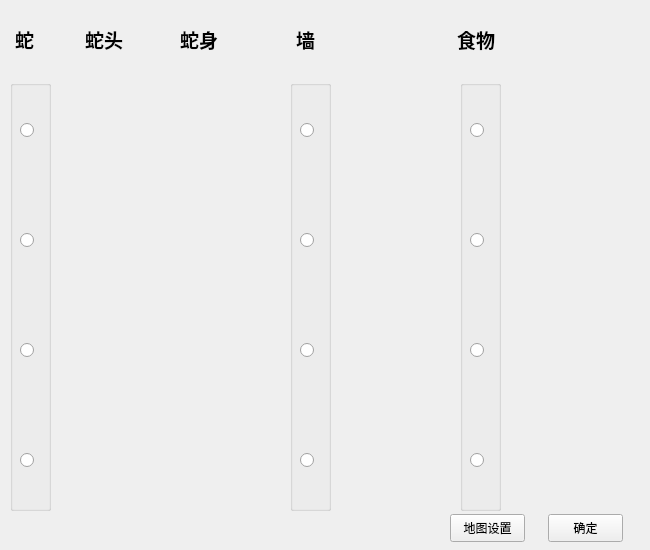
<?xml version="1.0" encoding="UTF-8"?>
<ui version="4.0">
 <class>menu</class>
 <widget class="QWidget" name="menu">
  <property name="geometry">
   <rect>
    <x>0</x>
    <y>0</y>
    <width>650</width>
    <height>550</height>
   </rect>
  </property>
  <property name="minimumSize">
   <size>
    <width>650</width>
    <height>550</height>
   </size>
  </property>
  <property name="maximumSize">
   <size>
    <width>650</width>
    <height>550</height>
   </size>
  </property>
  <property name="windowTitle">
   <string>欢迎游玩贪吃蛇</string>
  </property>
  <widget class="QStackedWidget" name="stackedWidget">
   <property name="geometry">
    <rect>
     <x>0</x>
     <y>0</y>
     <width>650</width>
     <height>550</height>
    </rect>
   </property>
   <property name="currentIndex">
    <number>3</number>
   </property>
   <widget class="QWidget" name="page">
    <widget class="QPushButton" name="pushButton">
     <property name="geometry">
      <rect>
       <x>360</x>
       <y>320</y>
       <width>100</width>
       <height>30</height>
      </rect>
     </property>
     <property name="text">
      <string>开始</string>
     </property>
    </widget>
    <widget class="QLabel" name="label">
     <property name="geometry">
      <rect>
       <x>0</x>
       <y>-90</y>
       <width>501</width>
       <height>461</height>
      </rect>
     </property>
     <property name="text">
      <string>&lt;html&gt;&lt;head/&gt;&lt;body&gt;&lt;p&gt;&lt;img src=&quot;:/gamepic/background.png&quot;/&gt;&lt;/p&gt;&lt;/body&gt;&lt;/html&gt;</string>
     </property>
    </widget>
    <widget class="QPushButton" name="pushButton_4">
     <property name="geometry">
      <rect>
       <x>540</x>
       <y>480</y>
       <width>100</width>
       <height>30</height>
      </rect>
     </property>
     <property name="text">
      <string>退出账号</string>
     </property>
    </widget>
    <widget class="QPushButton" name="pushButton_2">
     <property name="geometry">
      <rect>
       <x>360</x>
       <y>380</y>
       <width>100</width>
       <height>30</height>
      </rect>
     </property>
     <property name="text">
      <string>排行榜</string>
     </property>
    </widget>
    <widget class="QLabel" name="label_2">
     <property name="geometry">
      <rect>
       <x>320</x>
       <y>50</y>
       <width>311</width>
       <height>161</height>
      </rect>
     </property>
     <property name="text">
      <string>&lt;html&gt;&lt;head/&gt;&lt;body&gt;&lt;p&gt;&lt;img src=&quot;:/gamepic/snake_01.png&quot;/&gt;&lt;/p&gt;&lt;/body&gt;&lt;/html&gt;</string>
     </property>
    </widget>
    <widget class="QLabel" name="label_3">
     <property name="geometry">
      <rect>
       <x>10</x>
       <y>490</y>
       <width>51</width>
       <height>16</height>
      </rect>
     </property>
     <property name="text">
      <string/>
     </property>
    </widget>
    <widget class="QLabel" name="label_4">
     <property name="geometry">
      <rect>
       <x>70</x>
       <y>490</y>
       <width>321</width>
       <height>16</height>
      </rect>
     </property>
     <property name="text">
      <string/>
     </property>
    </widget>
    <widget class="QPushButton" name="pushButton_5">
     <property name="geometry">
      <rect>
       <x>360</x>
       <y>440</y>
       <width>100</width>
       <height>30</height>
      </rect>
     </property>
     <property name="text">
      <string>游戏说明</string>
     </property>
    </widget>
    <widget class="QLabel" name="label_5">
     <property name="geometry">
      <rect>
       <x>10</x>
       <y>460</y>
       <width>81</width>
       <height>16</height>
      </rect>
     </property>
     <property name="text">
      <string/>
     </property>
    </widget>
    <widget class="QPushButton" name="pushButton_3">
     <property name="geometry">
      <rect>
       <x>540</x>
       <y>430</y>
       <width>100</width>
       <height>30</height>
      </rect>
     </property>
     <property name="text">
      <string>登录账号</string>
     </property>
    </widget>
    <widget class="QPushButton" name="pushButton_8">
     <property name="geometry">
      <rect>
       <x>360</x>
       <y>500</y>
       <width>100</width>
       <height>30</height>
      </rect>
     </property>
     <property name="text">
      <string>自定义</string>
     </property>
    </widget>
    <zorder>label</zorder>
    <zorder>pushButton</zorder>
    <zorder>pushButton_4</zorder>
    <zorder>pushButton_2</zorder>
    <zorder>label_2</zorder>
    <zorder>label_3</zorder>
    <zorder>label_4</zorder>
    <zorder>pushButton_5</zorder>
    <zorder>label_5</zorder>
    <zorder>pushButton_3</zorder>
    <zorder>pushButton_8</zorder>
   </widget>
   <widget class="QWidget" name="page_2">
    <widget class="QLabel" name="label_6">
     <property name="geometry">
      <rect>
       <x>-11</x>
       <y>60</y>
       <width>651</width>
       <height>301</height>
      </rect>
     </property>
     <property name="text">
      <string>&lt;html&gt;&lt;head/&gt;&lt;body&gt;&lt;p&gt;&lt;br/&gt;&lt;/p&gt;&lt;/body&gt;&lt;/html&gt;</string>
     </property>
    </widget>
    <widget class="QPushButton" name="pushButton_6">
     <property name="geometry">
      <rect>
       <x>520</x>
       <y>480</y>
       <width>110</width>
       <height>40</height>
      </rect>
     </property>
     <property name="text">
      <string>返回</string>
     </property>
    </widget>
    <widget class="QLabel" name="label_8">
     <property name="geometry">
      <rect>
       <x>210</x>
       <y>350</y>
       <width>121</width>
       <height>101</height>
      </rect>
     </property>
     <property name="text">
      <string>TextLabel</string>
     </property>
    </widget>
   </widget>
   <widget class="QWidget" name="page_3">
    <widget class="QTableWidget" name="tableWidget">
     <property name="geometry">
      <rect>
       <x>0</x>
       <y>0</y>
       <width>390</width>
       <height>550</height>
      </rect>
     </property>
     <column>
      <property name="text">
       <string>用户名</string>
      </property>
      <property name="textAlignment">
       <set>AlignCenter</set>
      </property>
     </column>
     <column>
      <property name="text">
       <string>积分</string>
      </property>
      <property name="textAlignment">
       <set>AlignCenter</set>
      </property>
     </column>
     <column>
      <property name="text">
       <string>称号</string>
      </property>
      <property name="textAlignment">
       <set>AlignCenter</set>
      </property>
     </column>
    </widget>
    <widget class="QLabel" name="label_7">
     <property name="geometry">
      <rect>
       <x>395</x>
       <y>0</y>
       <width>251</width>
       <height>81</height>
      </rect>
     </property>
     <property name="text">
      <string/>
     </property>
    </widget>
    <widget class="QPushButton" name="pushButton_7">
     <property name="geometry">
      <rect>
       <x>520</x>
       <y>480</y>
       <width>110</width>
       <height>40</height>
      </rect>
     </property>
     <property name="text">
      <string>返回</string>
     </property>
    </widget>
    <widget class="QLabel" name="label_9">
     <property name="geometry">
      <rect>
       <x>450</x>
       <y>150</y>
       <width>141</width>
       <height>211</height>
      </rect>
     </property>
     <property name="text">
      <string>TextLabel</string>
     </property>
    </widget>
   </widget>
   <widget class="QWidget" name="page_4">
    <widget class="QLabel" name="label_10">
     <property name="geometry">
      <rect>
       <x>85</x>
       <y>20</y>
       <width>50</width>
       <height>40</height>
      </rect>
     </property>
     <property name="text">
      <string>&lt;html&gt;&lt;head/&gt;&lt;body&gt;&lt;p&gt;&lt;span style=&quot; font-size:14pt; font-weight:600;&quot;&gt;蛇头&lt;/span&gt;&lt;/p&gt;&lt;/body&gt;&lt;/html&gt;</string>
     </property>
    </widget>
    <widget class="QLabel" name="label_11">
     <property name="geometry">
      <rect>
       <x>50</x>
       <y>90</y>
       <width>100</width>
       <height>80</height>
      </rect>
     </property>
     <property name="text">
      <string/>
     </property>
    </widget>
    <widget class="QLabel" name="label_12">
     <property name="geometry">
      <rect>
       <x>50</x>
       <y>200</y>
       <width>100</width>
       <height>80</height>
      </rect>
     </property>
     <property name="text">
      <string/>
     </property>
    </widget>
    <widget class="QLabel" name="label_13">
     <property name="geometry">
      <rect>
       <x>50</x>
       <y>310</y>
       <width>100</width>
       <height>80</height>
      </rect>
     </property>
     <property name="text">
      <string/>
     </property>
    </widget>
    <widget class="QLabel" name="label_14">
     <property name="geometry">
      <rect>
       <x>50</x>
       <y>420</y>
       <width>100</width>
       <height>80</height>
      </rect>
     </property>
     <property name="text">
      <string/>
     </property>
    </widget>
    <widget class="QGroupBox" name="groupBox">
     <property name="geometry">
      <rect>
       <x>10</x>
       <y>80</y>
       <width>41</width>
       <height>431</height>
      </rect>
     </property>
     <property name="title">
      <string/>
     </property>
     <widget class="QRadioButton" name="radioButton">
      <property name="geometry">
       <rect>
        <x>10</x>
        <y>40</y>
        <width>31</width>
        <height>20</height>
       </rect>
      </property>
      <property name="text">
       <string/>
      </property>
     </widget>
     <widget class="QRadioButton" name="radioButton_2">
      <property name="geometry">
       <rect>
        <x>10</x>
        <y>150</y>
        <width>31</width>
        <height>20</height>
       </rect>
      </property>
      <property name="text">
       <string/>
      </property>
     </widget>
     <widget class="QRadioButton" name="radioButton_3">
      <property name="geometry">
       <rect>
        <x>10</x>
        <y>260</y>
        <width>31</width>
        <height>20</height>
       </rect>
      </property>
      <property name="text">
       <string/>
      </property>
     </widget>
     <widget class="QRadioButton" name="radioButton_4">
      <property name="geometry">
       <rect>
        <x>10</x>
        <y>370</y>
        <width>31</width>
        <height>20</height>
       </rect>
      </property>
      <property name="text">
       <string/>
      </property>
     </widget>
    </widget>
    <widget class="QLabel" name="label_15">
     <property name="geometry">
      <rect>
       <x>180</x>
       <y>20</y>
       <width>50</width>
       <height>40</height>
      </rect>
     </property>
     <property name="text">
      <string>&lt;html&gt;&lt;head/&gt;&lt;body&gt;&lt;p&gt;&lt;span style=&quot; font-size:14pt; font-weight:600;&quot;&gt;蛇身&lt;/span&gt;&lt;/p&gt;&lt;/body&gt;&lt;/html&gt;</string>
     </property>
    </widget>
    <widget class="QLabel" name="label_16">
     <property name="geometry">
      <rect>
       <x>296</x>
       <y>20</y>
       <width>31</width>
       <height>40</height>
      </rect>
     </property>
     <property name="text">
      <string>&lt;html&gt;&lt;head/&gt;&lt;body&gt;&lt;p&gt;&lt;span style=&quot; font-size:14pt; font-weight:600;&quot;&gt;墙&lt;/span&gt;&lt;/p&gt;&lt;/body&gt;&lt;/html&gt;</string>
     </property>
    </widget>
    <widget class="QLabel" name="label_18">
     <property name="geometry">
      <rect>
       <x>160</x>
       <y>90</y>
       <width>100</width>
       <height>80</height>
      </rect>
     </property>
     <property name="text">
      <string/>
     </property>
    </widget>
    <widget class="QGroupBox" name="groupBox_2">
     <property name="geometry">
      <rect>
       <x>290</x>
       <y>80</y>
       <width>41</width>
       <height>431</height>
      </rect>
     </property>
     <property name="title">
      <string/>
     </property>
     <widget class="QRadioButton" name="radioButton_5">
      <property name="geometry">
       <rect>
        <x>10</x>
        <y>40</y>
        <width>31</width>
        <height>20</height>
       </rect>
      </property>
      <property name="text">
       <string/>
      </property>
     </widget>
     <widget class="QRadioButton" name="radioButton_6">
      <property name="geometry">
       <rect>
        <x>10</x>
        <y>150</y>
        <width>31</width>
        <height>20</height>
       </rect>
      </property>
      <property name="text">
       <string/>
      </property>
     </widget>
     <widget class="QRadioButton" name="radioButton_7">
      <property name="geometry">
       <rect>
        <x>10</x>
        <y>260</y>
        <width>31</width>
        <height>20</height>
       </rect>
      </property>
      <property name="text">
       <string/>
      </property>
     </widget>
     <widget class="QRadioButton" name="radioButton_8">
      <property name="geometry">
       <rect>
        <x>10</x>
        <y>370</y>
        <width>31</width>
        <height>20</height>
       </rect>
      </property>
      <property name="text">
       <string/>
      </property>
     </widget>
    </widget>
    <widget class="QLabel" name="label_19">
     <property name="geometry">
      <rect>
       <x>160</x>
       <y>200</y>
       <width>100</width>
       <height>80</height>
      </rect>
     </property>
     <property name="text">
      <string/>
     </property>
    </widget>
    <widget class="QLabel" name="label_20">
     <property name="geometry">
      <rect>
       <x>160</x>
       <y>310</y>
       <width>100</width>
       <height>80</height>
      </rect>
     </property>
     <property name="text">
      <string/>
     </property>
    </widget>
    <widget class="QLabel" name="label_21">
     <property name="geometry">
      <rect>
       <x>160</x>
       <y>420</y>
       <width>100</width>
       <height>80</height>
      </rect>
     </property>
     <property name="text">
      <string/>
     </property>
    </widget>
    <widget class="QLabel" name="label_17">
     <property name="geometry">
      <rect>
       <x>15</x>
       <y>20</y>
       <width>31</width>
       <height>40</height>
      </rect>
     </property>
     <property name="text">
      <string>&lt;html&gt;&lt;head/&gt;&lt;body&gt;&lt;p&gt;&lt;span style=&quot; font-size:14pt; font-weight:600;&quot;&gt;蛇&lt;/span&gt;&lt;/p&gt;&lt;/body&gt;&lt;/html&gt;</string>
     </property>
    </widget>
    <widget class="QLabel" name="label_22">
     <property name="geometry">
      <rect>
       <x>330</x>
       <y>90</y>
       <width>100</width>
       <height>80</height>
      </rect>
     </property>
     <property name="text">
      <string/>
     </property>
    </widget>
    <widget class="QLabel" name="label_23">
     <property name="geometry">
      <rect>
       <x>330</x>
       <y>200</y>
       <width>100</width>
       <height>80</height>
      </rect>
     </property>
     <property name="text">
      <string/>
     </property>
    </widget>
    <widget class="QLabel" name="label_24">
     <property name="geometry">
      <rect>
       <x>330</x>
       <y>310</y>
       <width>100</width>
       <height>80</height>
      </rect>
     </property>
     <property name="text">
      <string/>
     </property>
    </widget>
    <widget class="QLabel" name="label_25">
     <property name="geometry">
      <rect>
       <x>330</x>
       <y>420</y>
       <width>100</width>
       <height>80</height>
      </rect>
     </property>
     <property name="text">
      <string/>
     </property>
    </widget>
    <widget class="QGroupBox" name="groupBox_3">
     <property name="geometry">
      <rect>
       <x>460</x>
       <y>80</y>
       <width>41</width>
       <height>431</height>
      </rect>
     </property>
     <property name="title">
      <string/>
     </property>
     <widget class="QRadioButton" name="radioButton_9">
      <property name="geometry">
       <rect>
        <x>10</x>
        <y>40</y>
        <width>31</width>
        <height>20</height>
       </rect>
      </property>
      <property name="text">
       <string/>
      </property>
     </widget>
     <widget class="QRadioButton" name="radioButton_10">
      <property name="geometry">
       <rect>
        <x>10</x>
        <y>150</y>
        <width>31</width>
        <height>20</height>
       </rect>
      </property>
      <property name="text">
       <string/>
      </property>
     </widget>
     <widget class="QRadioButton" name="radioButton_11">
      <property name="geometry">
       <rect>
        <x>10</x>
        <y>260</y>
        <width>31</width>
        <height>20</height>
       </rect>
      </property>
      <property name="text">
       <string/>
      </property>
     </widget>
     <widget class="QRadioButton" name="radioButton_12">
      <property name="geometry">
       <rect>
        <x>10</x>
        <y>370</y>
        <width>31</width>
        <height>20</height>
       </rect>
      </property>
      <property name="text">
       <string/>
      </property>
     </widget>
    </widget>
    <widget class="QLabel" name="label_26">
     <property name="geometry">
      <rect>
       <x>500</x>
       <y>90</y>
       <width>100</width>
       <height>80</height>
      </rect>
     </property>
     <property name="text">
      <string/>
     </property>
    </widget>
    <widget class="QLabel" name="label_27">
     <property name="geometry">
      <rect>
       <x>500</x>
       <y>200</y>
       <width>100</width>
       <height>80</height>
      </rect>
     </property>
     <property name="text">
      <string/>
     </property>
    </widget>
    <widget class="QLabel" name="label_28">
     <property name="geometry">
      <rect>
       <x>500</x>
       <y>310</y>
       <width>100</width>
       <height>80</height>
      </rect>
     </property>
     <property name="text">
      <string/>
     </property>
    </widget>
    <widget class="QLabel" name="label_29">
     <property name="geometry">
      <rect>
       <x>500</x>
       <y>410</y>
       <width>100</width>
       <height>80</height>
      </rect>
     </property>
     <property name="text">
      <string/>
     </property>
    </widget>
    <widget class="QPushButton" name="pushButton_9">
     <property name="geometry">
      <rect>
       <x>548</x>
       <y>514</y>
       <width>75</width>
       <height>28</height>
      </rect>
     </property>
     <property name="text">
      <string>确定</string>
     </property>
    </widget>
    <widget class="QLabel" name="label_30">
     <property name="geometry">
      <rect>
       <x>457</x>
       <y>20</y>
       <width>50</width>
       <height>40</height>
      </rect>
     </property>
     <property name="text">
      <string>&lt;html&gt;&lt;head/&gt;&lt;body&gt;&lt;p&gt;&lt;span style=&quot; font-size:14pt; font-weight:600;&quot;&gt;食物&lt;/span&gt;&lt;/p&gt;&lt;/body&gt;&lt;/html&gt;</string>
     </property>
    </widget>
    <widget class="QPushButton" name="pushButton_10">
     <property name="geometry">
      <rect>
       <x>450</x>
       <y>514</y>
       <width>75</width>
       <height>28</height>
      </rect>
     </property>
     <property name="text">
      <string>地图设置</string>
     </property>
    </widget>
   </widget>
   <widget class="QWidget" name="page_5">
    <widget class="QPushButton" name="pushButton_12">
     <property name="geometry">
      <rect>
       <x>450</x>
       <y>514</y>
       <width>75</width>
       <height>28</height>
      </rect>
     </property>
     <property name="text">
      <string>画面设置</string>
     </property>
    </widget>
    <widget class="QPushButton" name="pushButton_11">
     <property name="geometry">
      <rect>
       <x>548</x>
       <y>514</y>
       <width>75</width>
       <height>28</height>
      </rect>
     </property>
     <property name="text">
      <string>确定</string>
     </property>
    </widget>
    <widget class="QGroupBox" name="groupBox_4">
     <property name="geometry">
      <rect>
       <x>19</x>
       <y>19</y>
       <width>601</width>
       <height>491</height>
      </rect>
     </property>
     <property name="title">
      <string/>
     </property>
     <widget class="QRadioButton" name="radioButton_13">
      <property name="geometry">
       <rect>
        <x>10</x>
        <y>25</y>
        <width>201</width>
        <height>19</height>
       </rect>
      </property>
      <property name="text">
       <string>默认地图（适合打榜）</string>
      </property>
     </widget>
     <widget class="QRadioButton" name="radioButton_14">
      <property name="geometry">
       <rect>
        <x>340</x>
        <y>25</y>
        <width>115</width>
        <height>19</height>
       </rect>
      </property>
      <property name="text">
       <string>天堑</string>
      </property>
     </widget>
     <widget class="QRadioButton" name="radioButton_15">
      <property name="geometry">
       <rect>
        <x>10</x>
        <y>265</y>
        <width>115</width>
        <height>19</height>
       </rect>
      </property>
      <property name="text">
       <string>随意几笔</string>
      </property>
     </widget>
     <widget class="QRadioButton" name="radioButton_16">
      <property name="geometry">
       <rect>
        <x>340</x>
        <y>265</y>
        <width>115</width>
        <height>19</height>
       </rect>
      </property>
      <property name="text">
       <string>笑脸</string>
      </property>
     </widget>
     <widget class="QLabel" name="label_31">
      <property name="geometry">
       <rect>
        <x>20</x>
        <y>65</y>
        <width>240</width>
        <height>180</height>
       </rect>
      </property>
      <property name="text">
       <string>TextLabel</string>
      </property>
     </widget>
     <widget class="QLabel" name="label_32">
      <property name="geometry">
       <rect>
        <x>340</x>
        <y>65</y>
        <width>240</width>
        <height>180</height>
       </rect>
      </property>
      <property name="text">
       <string>TextLabel</string>
      </property>
     </widget>
     <widget class="QLabel" name="label_33">
      <property name="geometry">
       <rect>
        <x>20</x>
        <y>300</y>
        <width>240</width>
        <height>180</height>
       </rect>
      </property>
      <property name="text">
       <string>TextLabel</string>
      </property>
     </widget>
     <widget class="QLabel" name="label_34">
      <property name="geometry">
       <rect>
        <x>340</x>
        <y>300</y>
        <width>240</width>
        <height>180</height>
       </rect>
      </property>
      <property name="text">
       <string>TextLabel</string>
      </property>
     </widget>
    </widget>
   </widget>
  </widget>
 </widget>
 <resources/>
 <connections/>
</ui>
